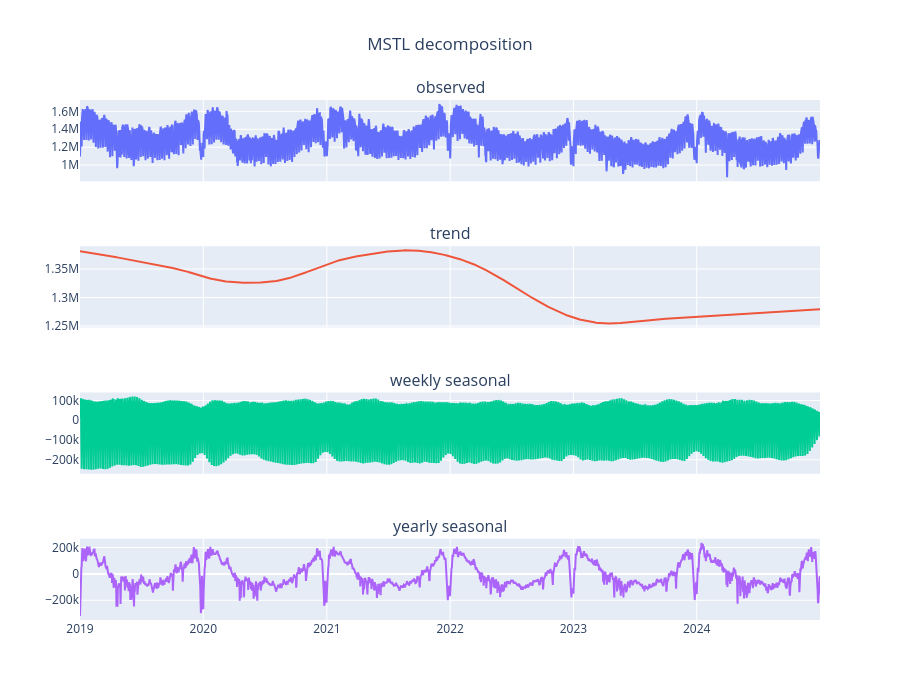
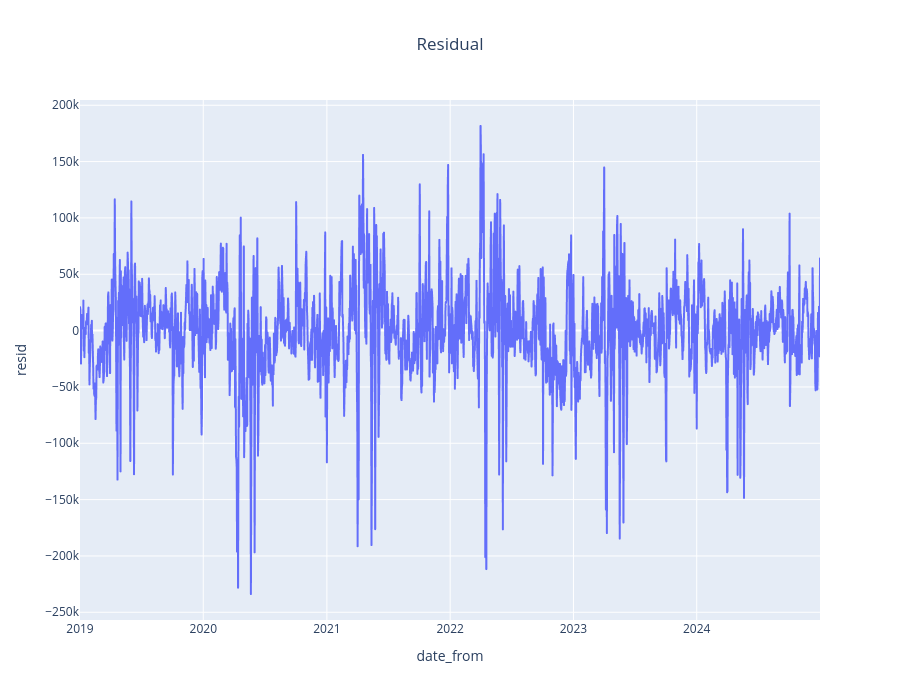

The cell these charts' notebook holds for them, in order:
### Code cell
import plotly.graph_objects as go
from plotly.subplots import make_subplots

comp = pd.DataFrame({
    "observed": res.observed, "trend": res.trend,
    "seasonal_7": res.seasonal["seasonal_7"], "seasonal_365": res.seasonal["seasonal_365"],
    "resid": res.resid,
})

fig = make_subplots(rows=4, cols=1, shared_xaxes=True, subplot_titles=list(comp.columns[:1]) + ["trend", "weekly seasonal", "yearly seasonal"])
for i, c in enumerate(["observed", "trend", "seasonal_7", "seasonal_365"], start=1):
    fig.add_trace(go.Scatter(x=comp.index, y=comp[c], mode="lines", showlegend=False), row=i, col=1)
fig.update_layout(height=700, title_text="MSTL decomposition", title_x=0.5)
fig.show()



# Residual: where are the anomalies?
fig = px.line(comp, y="resid", title="Residual")
fig.update_layout(height=700, title_x=0.5)
fig.show()

### Figure 1 — Plotly figure (JSON) as saved in the notebook; plotly's stock layout.template omitted (floating-point values rounded to 4 significant figures; data arrays with more than 128 entries replaced by an {"elided": "..."} marker saying what was removed)
{"data": [{"mode": "lines", "showlegend": false, "type": "scatter", "x": {"elided": "2192 str values"}, "xaxis": "x", "y": {"elided": "2192 float values"}, "yaxis": "y"}, {"mode": "lines", "showlegend": false, "type": "scatter", "x": {"elided": "2192 str values"}, "xaxis": "x2", "y": {"elided": "2192 float values"}, "yaxis": "y2"}, {"mode": "lines", "showlegend": false, "type": "scatter", "x": {"elided": "2192 str values"}, "xaxis": "x3", "y": {"elided": "2192 float values"}, "yaxis": "y3"}, {"mode": "lines", "showlegend": false, "type": "scatter", "x": {"elided": "2192 str values"}, "xaxis": "x4", "y": {"elided": "2192 float values"}, "yaxis": "y4"}], "layout": {"annotations": [{"font": {"size": 16}, "showarrow": false, "text": "observed", "x": 0.5, "xanchor": "center", "xref": "paper", "y": 1, "yanchor": "bottom", "yref": "paper"}, {"font": {"size": 16}, "showarrow": false, "text": "trend", "x": 0.5, "xanchor": "center", "xref": "paper", "y": 0.7188, "yanchor": "bottom", "yref": "paper"}, {"font": {"size": 16}, "showarrow": false, "text": "weekly seasonal", "x": 0.5, "xanchor": "center", "xref": "paper", "y": 0.4375, "yanchor": "bottom", "yref": "paper"}, {"font": {"size": 16}, "showarrow": false, "text": "yearly seasonal", "x": 0.5, "xanchor": "center", "xref": "paper", "y": 0.1562, "yanchor": "bottom", "yref": "paper"}], "height": 700, "title": {"text": "MSTL decomposition", "x": 0.5}, "xaxis": {"anchor": "y", "domain": [0, 1], "matches": "x4", "showticklabels": false}, "xaxis2": {"anchor": "y2", "domain": [0, 1], "matches": "x4", "showticklabels": false}, "xaxis3": {"anchor": "y3", "domain": [0, 1], "matches": "x4", "showticklabels": false}, "xaxis4": {"anchor": "y4", "domain": [0, 1]}, "yaxis": {"anchor": "x", "domain": [0.8438, 1]}, "yaxis2": {"anchor": "x2", "domain": [0.5625, 0.7188]}, "yaxis3": {"anchor": "x3", "domain": [0.2812, 0.4375]}, "yaxis4": {"anchor": "x4", "domain": [0, 0.1562]}}}

### Figure 2 — Plotly figure (JSON) as saved in the notebook; plotly's stock layout.template omitted (floating-point values rounded to 4 significant figures; data arrays with more than 128 entries replaced by an {"elided": "..."} marker saying what was removed)
{"data": [{"hovertemplate": "date_from=%{x}<br>resid=%{y}<extra></extra>", "legendgroup": "", "line": {"color": "#636efa", "dash": "solid"}, "marker": {"symbol": "circle"}, "mode": "lines", "name": "", "showlegend": false, "type": "scattergl", "x": {"elided": "2192 str values"}, "xaxis": "x", "y": {"elided": "2192 float values"}, "yaxis": "y"}], "layout": {"height": 700, "legend": {"tracegroupgap": 0}, "title": {"text": "Residual", "x": 0.5}, "xaxis": {"anchor": "y", "domain": [0, 1], "title": {"text": "date_from"}}, "yaxis": {"anchor": "x", "domain": [0, 1], "title": {"text": "resid"}}}}
